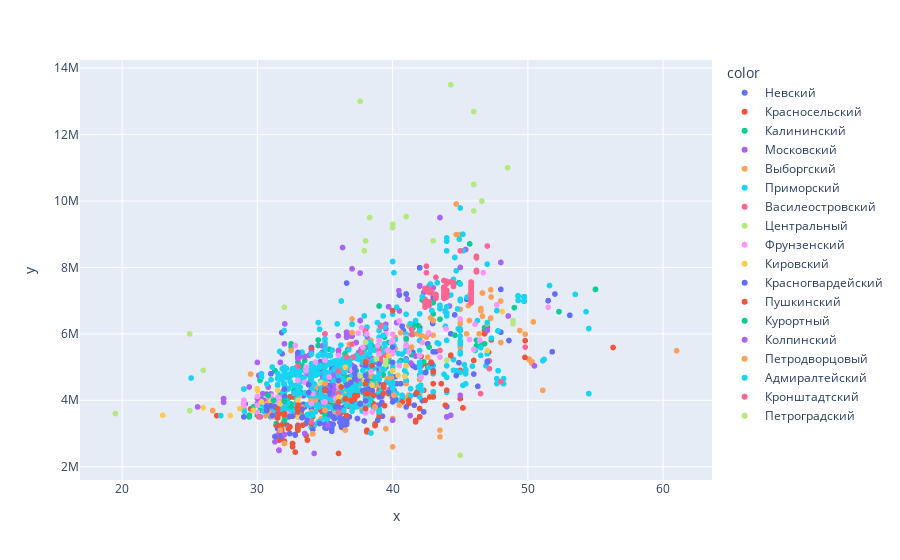

Notebook cell for this chart:
### Code cell
px.scatter(x = one_flat.total_area,
    y = one_flat.total_price, color = one_flat.district)

### Figure 1 — Plotly figure (JSON) as saved in the notebook; plotly's stock layout.template omitted (floating-point values rounded to 4 significant figures; data arrays with more than 128 entries replaced by an {"elided": "..."} marker saying what was removed)
{"data": [{"hoverlabel": {"namelength": 0}, "hovertemplate": "color=Невский<br>x=%{x}<br>y=%{y}", "legendgroup": "Невский", "marker": {"color": "#636efa", "symbol": "circle"}, "mode": "markers", "name": "Невский", "showlegend": true, "type": "scattergl", "x": {"elided": "300 float values"}, "xaxis": "x", "y": {"elided": "300 int values"}, "yaxis": "y"}, {"hoverlabel": {"namelength": 0}, "hovertemplate": "color=Красносельский<br>x=%{x}<br>y=%{y}", "legendgroup": "Красносельский", "marker": {"color": "#EF553B", "symbol": "circle"}, "mode": "markers", "name": "Красносельский", "showlegend": true, "type": "scattergl", "x": [43.9, 31.5, 42, 32.58, 33.36, 32, 42.1, 33, 31.6, 39, 38.7, 35.2, 33.24, 38.1, 39.7, 32.4, 32.7, 31.57, 31.84, 37.96, 36.13, 42.75, 32.41, 35.63, 34.09, 42, 39.3, 32, 34, 33, 34.71, 46.8, 49.8, 42.1, 39, 45, 32.88, 35.84, 38.5, 33.24, 43.9, 36, 41, 34.9, 35.4, 38.56, 42, 31.5, 47.3, 31.38, 41.18, 32.8, 30, 32, 33, 31.6, 39, 38.7, 38.1, 39.7, 32.4, 32.7, 31.84, 35.63, 39.3, 32, 34, 34.71, 38.6, 32.4, 32.6, 34.4, 47.1, 42.2, 27, 42.6, 32.7, 32.4, 34, 29.5, 32.3, 38.4, 33.6, 31.4, 35, 35.4, 36.76, 36.23, 46.8, 32.88, 35.84, 38.5, 41, 35.4, 31.5, 47.3, 33, 33, 39, 38.7, 38.1, 32.4, 32.7, 34, 32.4, 32.7, 32.4, 46, 35, 31, 34.7, 42.3, 43, 37.2, 34, 29.5, 35, 35.4], "xaxis": "x", "y": [3850000, 3150000, 5000000, 3760000, 3250164, 3400000, 5318100, 3500000, 2849000, 3600000, 3290000, 3550000, 3650000, 3100000, 4200000, 4100203, 4100269, 3200282, 3250115, 3750277, 3600191, 4100323, 3200033, 3650008, 3500071, 3750000, 4200000, 2770000, 4080000, 3250000, 4200000, 6000000, 5795600, 5023850, 4300000, 4900000, 3900000, 3999000, 4130000, 3650000, 3850000, 2400000, 4589000, 4389000, 3950000, 3900344, 3750000, 3150000, 5820000, 3250105, 3900034, 3590000, 3550000, 3400000, 3150000, 2799000, 3500000, 3240000, 3050000, 4200000, 4100203, 4100269, 3250115, 3650008, 4200000, 2770000, 3980000, 4200000, 4450000, 4100000, 4100000, 4200000, 5445240, 5079840, 3536000, 5033870, 4100000, 4100000, 5539000, 3739000, 3139000, 3939000, 2939000, 3489000, 4500000, 3950000, 3820158, 3183269, 6100000, 3900000, 3999000, 4130000, 4589000, 3950000, 3150000, 5820000, 3150000, 3150000, 3500000, 3240000, 3050000, 4100203, 4100269, 3980000, 4100000, 4100000, 4100000, 5200000, 3950000, 3500000, 3700000, 4300000, 4500000, 4550000, 5539000, 3739000, 4500000, 3900000], "yaxis": "y"}, {"hoverlabel": {"namelength": 0}, "hovertemplate": "color=Калининский<br>x=%{x}<br>y=%{y}", "legendgroup": "Калининский", "marker": {"color": "#00cc96", "symbol": "circle"}, "mode": "markers", "name": "Калининский", "showlegend": true, "type": "scattergl", "x": {"elided": "151 float values"}, "xaxis": "x", "y": {"elided": "151 int values"}, "yaxis": "y"}, {"hoverlabel": {"namelength": 0}, "hovertemplate": "color=Московский<br>x=%{x}<br>y=%{y}", "legendgroup": "Московский", "marker": {"color": "#ab63fa", "symbol": "circle"}, "mode": "markers", "name": "Московский", "showlegend": true, "type": "scattergl", "x": {"elided": "196 float values"}, "xaxis": "x", "y": {"elided": "196 int values"}, "yaxis": "y"}, {"hoverlabel": {"namelength": 0}, "hovertemplate": "color=Выборгский<br>x=%{x}<br>y=%{y}", "legendgroup": "Выборгский", "marker": {"color": "#FFA15A", "symbol": "circle"}, "mode": "markers", "name": "Выборгский", "showlegend": true, "type": "scattergl", "x": {"elided": "202 float values"}, "xaxis": "x", "y": {"elided": "202 int values"}, "yaxis": "y"}, {"hoverlabel": {"namelength": 0}, "hovertemplate": "color=Приморский<br>x=%{x}<br>y=%{y}", "legendgroup": "Приморский", "marker": {"color": "#19d3f3", "symbol": "circle"}, "mode": "markers", "name": "Приморский", "showlegend": true, "type": "scattergl", "x": {"elided": "781 float values"}, "xaxis": "x", "y": {"elided": "781 int values"}, "yaxis": "y"}, {"hoverlabel": {"namelength": 0}, "hovertemplate": "color=Василеостровский<br>x=%{x}<br>y=%{y}", "legendgroup": "Василеостровский", "marker": {"color": "#FF6692", "symbol": "circle"}, "mode": "markers", "name": "Василеостровский", "showlegend": true, "type": "scattergl", "x": {"elided": "170 float values"}, "xaxis": "x", "y": {"elided": "170 int values"}, "yaxis": "y"}, {"hoverlabel": {"namelength": 0}, "hovertemplate": "color=Центральный<br>x=%{x}<br>y=%{y}", "legendgroup": "Центральный", "marker": {"color": "#B6E880", "symbol": "circle"}, "mode": "markers", "name": "Центральный", "showlegend": true, "type": "scattergl", "x": [37.6, 34.7, 39.5, 48.9, 45, 46, 40, 25, 43, 41, 37.6, 38.8, 38.8, 48.9, 39.5, 44, 19.5, 46, 40, 25, 43, 41, 26, 19.5, 32], "xaxis": "x", "y": [13000000, 4530960, 5074465, 6304230, 2345000, 10500000, 9300000, 6000000, 8800000, 9530000, 4735080, 5258755, 5232600, 6401970, 5192935, 5200000, 3600000, 10500000, 9200000, 6000000, 8800000, 9530000, 4900000, 3600000, 6800000], "yaxis": "y"}, {"hoverlabel": {"namelength": 0}, "hovertemplate": "color=Фрунзенский<br>x=%{x}<br>y=%{y}", "legendgroup": "Фрунзенский", "marker": {"color": "#FF97FF", "symbol": "circle"}, "mode": "markers", "name": "Фрунзенский", "showlegend": true, "type": "scattergl", "x": [46.45, 43.95, 39, 39.62, 31.1, 43.5, 30, 38, 35.8, 35, 29, 38, 34.1, 39, 40, 29, 35, 36, 35, 31, 31.5, 40, 41, 37, 36, 30.7, 41, 45, 40, 33, 31.5, 33.6, 29, 29, 35, 38.9, 37.8, 38, 39.62, 34, 38.4, 39, 35.8, 29, 39, 31.9, 51.5, 42.1, 42, 34.3, 37.7, 40.5, 30, 46, 41.2, 31, 30, 41, 42.2, 45.69, 34.9, 33.5, 40, 39.9, 46.1, 46.7, 40.5, 38.1, 47.7, 32.8, 33.6, 38.5, 39.5, 42.67, 37.46, 36, 35, 31, 31.5, 33, 33.6, 29, 38.9, 37.8, 35.8, 31.9, 42, 32.2, 35.3, 36, 40.5, 33.5, 38.1, 32.8, 33.6], "xaxis": "x", "y": [5806250, 6153000, 5400000, 5500000, 3500000, 5300000, 3850000, 3950000, 4050000, 4300000, 3839000, 3639000, 4200000, 5100000, 5990000, 4000000, 5200000, 4586000, 3950000, 3970000, 4000000, 5400000, 5800000, 4910000, 5350000, 3850000, 5900000, 6450000, 5800000, 4600000, 4090000, 5000000, 3990000, 3939000, 5200000, 5650000, 5599000, 3620000, 5500000, 3900000, 4860000, 5800000, 4050000, 3839000, 5100000, 4100000, 6800000, 4689000, 5350000, 5149000, 6189000, 6388000, 3639000, 5530000, 5459000, 4139000, 4119000, 5639000, 5739000, 5829000, 3939000, 4539000, 5539000, 5739000, 6289000, 7839000, 5039000, 5999000, 6870000, 5649000, 4900000, 3650000, 5999000, 6029710, 6019076, 4585000, 3950000, 3970000, 3900000, 4600000, 5000000, 3990000, 5650000, 5599000, 4050000, 4100000, 5350000, 3600000, 4700000, 4400000, 6388000, 4539000, 5999000, 5649000, 4900000], "yaxis": "y"}, {"hoverlabel": {"namelength": 0}, "hovertemplate": "color=Кировский<br>x=%{x}<br>y=%{y}", "legendgroup": "Кировский", "marker": {"color": "#FECB52", "symbol": "circle"}, "mode": "markers", "name": "Кировский", "showlegend": true, "type": "scattergl", "x": [29.7, 30.3, 40.9, 38.5, 40.4, 36.8, 31, 35, 37.9, 26, 41, 23, 33, 30, 30, 31.5, 35, 41, 48.1, 31.7, 36.5, 29.7, 29.7, 31, 28.7, 36, 28, 39.7, 36, 40, 30, 35, 41, 29.7, 31, 47, 33, 40], "xaxis": "x", "y": [3690000, 3950000, 4723000, 4450000, 4750000, 4620000, 3960000, 4400000, 4600000, 3780000, 5039000, 3550000, 4000000, 4350000, 4350000, 4298017, 4400000, 5039000, 6670000, 3900000, 4995000, 3700000, 3690000, 3840000, 3750000, 4529000, 3539000, 5339000, 4090000, 4890000, 4300000, 4400000, 5039000, 3690000, 3840000, 5500000, 3500000, 4890000], "yaxis": "y"}, {"hoverlabel": {"namelength": 0}, "hovertemplate": "color=Красногвардейский<br>x=%{x}<br>y=%{y}", "legendgroup": "Красногвардейский", "marker": {"color": "#636efa", "symbol": "circle"}, "mode": "markers", "name": "Красногвардейский", "showlegend": true, "type": "scattergl", "x": {"elided": "147 float values"}, "xaxis": "x", "y": {"elided": "147 int values"}, "yaxis": "y"}, {"hoverlabel": {"namelength": 0}, "hovertemplate": "color=Пушкинский<br>x=%{x}<br>y=%{y}", "legendgroup": "Пушкинский", "marker": {"color": "#EF553B", "symbol": "circle"}, "mode": "markers", "name": "Пушкинский", "showlegend": true, "type": "scattergl", "x": [32, 44, 31.5, 32.6, 36, 40.7, 40.7, 39.4, 37.2, 45.2, 41.79, 36.5, 33, 37.2, 32, 43.6, 38.6, 31.5, 45, 41.7, 39.3, 41.2, 31.8, 34, 42.4, 38.2, 36.9, 32, 31.5, 39.4, 45.2, 37.4, 56.3, 39.35, 39.35, 33, 39.35, 40, 32, 37.2, 41.79, 36.5, 33, 33, 42.84, 38.48, 33, 38, 42, 33, 35, 33, 38, 31.6, 44.3, 36.6, 32.8, 43, 38, 32.6, 31.5, 33.7, 41.7, 31.8, 34, 38.2, 32, 31.5, 39.4, 45.2, 39.35, 39.35, 39.35, 36.2, 31.8, 36.2, 31.8, 41.79, 36.5, 33, 38, 43, 38.6, 38, 49.78, 31.9, 42, 35, 44.3, 32.6], "xaxis": "x", "y": [3300000, 4303530, 3470000, 2599000, 3950000, 3950000, 3950000, 3839000, 4039000, 3770000, 4221000, 4042000, 3650000, 4100000, 3600000, 4500000, 3850000, 3750000, 4050000, 3390000, 4202000, 4000000, 3100000, 3300000, 4000000, 4200000, 4000000, 3580000, 3470000, 3839000, 3770000, 4139000, 5589000, 4387525, 4387525, 3100000, 4387525, 6700000, 3300000, 4139000, 4221000, 4042000, 3650000, 3790000, 5150000, 5040000, 3850000, 5150000, 3500000, 3190000, 4294000, 3739000, 4500000, 3589000, 5359000, 3539000, 2439000, 4100000, 4200000, 2699000, 3250000, 2799000, 3350000, 3100000, 3300000, 4200000, 3550000, 3470000, 3838000, 3770000, 4466225, 4466225, 4387525, 4400000, 3100000, 4400000, 3100000, 4221000, 4042000, 3650000, 5150000, 4852000, 4150000, 3750000, 5290000, 3300000, 3500000, 4294000, 5339000, 2699000], "yaxis": "y"}, {"hoverlabel": {"namelength": 0}, "hovertemplate": "color=Курортный<br>x=%{x}<br>y=%{y}", "legendgroup": "Курортный", "marker": {"color": "#00cc96", "symbol": "circle"}, "mode": "markers", "name": "Курортный", "showlegend": true, "type": "scattergl", "x": [32, 31.2, 30.8, 32, 35, 30.8, 39, 41], "xaxis": "x", "y": [3399000, 4000000, 4150000, 3990000, 3599000, 4150000, 6839000, 5850000], "yaxis": "y"}, {"hoverlabel": {"namelength": 0}, "hovertemplate": "color=Колпинский<br>x=%{x}<br>y=%{y}", "legendgroup": "Колпинский", "marker": {"color": "#ab63fa", "symbol": "circle"}, "mode": "markers", "name": "Колпинский", "showlegend": true, "type": "scattergl", "x": [44, 31.6, 35.2, 50.49, 31.3, 32, 40, 34.2, 44.3, 31.6, 45, 44, 35.2, 32, 40, 41.3, 31.6, 44, 35.2, 32, 40, 33.5, 41.3], "xaxis": "x", "y": [3500000, 2500000, 3250000, 5035000, 2750000, 2970000, 3400000, 2400000, 3550000, 2490000, 4150000, 3500000, 3250000, 2970000, 3400000, 3538000, 2490000, 3500000, 3250000, 2970000, 3400000, 3000000, 3538000], "yaxis": "y"}, {"hoverlabel": {"namelength": 0}, "hovertemplate": "color=Петродворцовый<br>x=%{x}<br>y=%{y}", "legendgroup": "Петродворцовый", "marker": {"color": "#FFA15A", "symbol": "circle"}, "mode": "markers", "name": "Петродворцовый", "showlegend": true, "type": "scattergl", "x": [31.7, 38.7, 35, 40.1, 36.5, 35, 31.7, 38.7, 34.1, 40.1, 32, 35, 32, 35, 31.7, 38.7, 34.1, 40.5, 39.5], "xaxis": "x", "y": [3100000, 3800000, 3700000, 4150000, 3100000, 3700000, 3100000, 3800000, 2990000, 4150000, 2700000, 4500000, 2700000, 4500000, 3100000, 3800000, 2990000, 3850000, 3140000], "yaxis": "y"}, {"hoverlabel": {"namelength": 0}, "hovertemplate": "color=Адмиралтейский<br>x=%{x}<br>y=%{y}", "legendgroup": "Адмиралтейский", "marker": {"color": "#19d3f3", "symbol": "circle"}, "mode": "markers", "name": "Адмиралтейский", "showlegend": true, "type": "scattergl", "x": [44.93, 32, 39.3, 38.87, 25.1, 33.1, 42.2, 40.3], "xaxis": "x", "y": [8850000, 5000000, 5950000, 6340000, 4670000, 4800000, 7120000, 6800000], "yaxis": "y"}, {"hoverlabel": {"namelength": 0}, "hovertemplate": "color=Кронштадтский<br>x=%{x}<br>y=%{y}", "legendgroup": "Кронштадтский", "marker": {"color": "#FF6692", "symbol": "circle"}, "mode": "markers", "name": "Кронштадтский", "showlegend": true, "type": "scattergl", "x": [46.5, 30.1, 36, 34], "xaxis": "x", "y": [4200000, 3500000, 3639000, 3339000], "yaxis": "y"}, {"hoverlabel": {"namelength": 0}, "hovertemplate": "color=Петроградский<br>x=%{x}<br>y=%{y}", "legendgroup": "Петроградский", "marker": {"color": "#B6E880", "symbol": "circle"}, "mode": "markers", "name": "Петроградский", "showlegend": true, "type": "scattergl", "x": [37.91, 25, 38, 46.6, 38.3, 37.91, 48.5, 46.6, 46, 46, 46.6, 44.3, 38, 44.3, 38], "xaxis": "x", "y": [8500000, 3689000, 8800000, 10000000, 9500000, 8500000, 11000000, 10000000, 12689000, 9700000, 10000000, 13500000, 5750000, 13500000, 5750000], "yaxis": "y"}], "layout": {"legend": {"title": {"text": "color"}, "tracegroupgap": 0}, "margin": {"t": 60}, "xaxis": {"anchor": "y", "domain": [0, 1], "title": {"text": "x"}}, "yaxis": {"anchor": "x", "domain": [0, 1], "title": {"text": "y"}}}}
